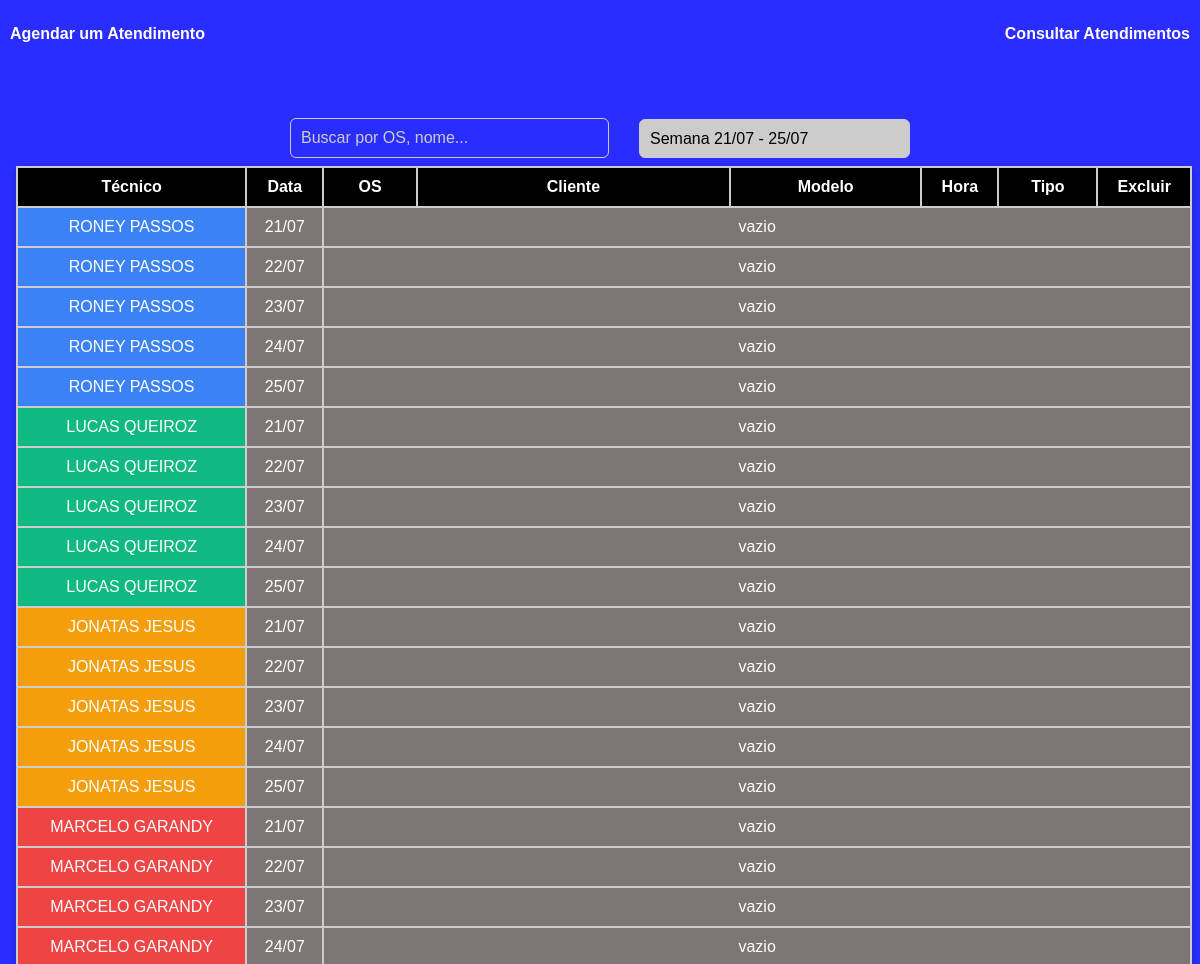
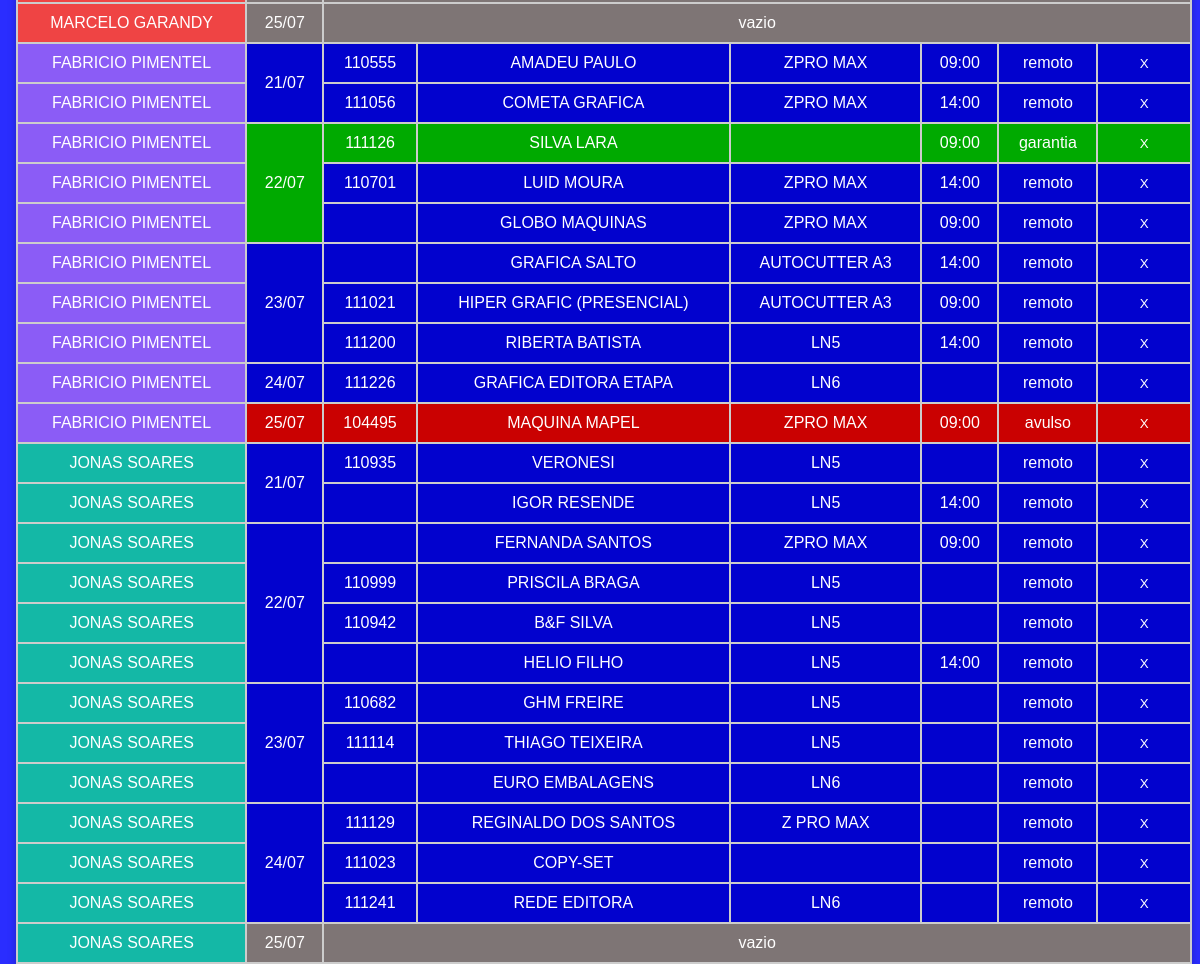
The page / on the database its author committed (2 pictures, top to bottom).
### tables this page shows
CREATE TABLE agendamentos (
        id INTEGER PRIMARY KEY AUTOINCREMENT,
        os TEXT NOT NULL,
        cliente TEXT NOT NULL,
        modelo TEXT NOT NULL,
        data TEXT NOT NULL,
        hora TEXT NOT NULL,
        tipo TEXT NOT NULL,
        tecnico TEXT NOT NULL
    );

### app.py (the view)
@app.route('/')
def mostrar_agendamentos():
    semanas_disponiveis = obter_semanas_disponiveis()
    semana_str = request.args.get("semana")
    if not semana_str:
        hoje = date.today()
        segunda = hoje - timedelta(days=hoje.weekday())  # segunda-feira da semana atual
        semana_str = segunda.strftime("%Y-%m-%d")
    inicio_semana = datetime.strptime(semana_str, "%Y-%m-%d")
    dias_semana = [inicio_semana.date() + timedelta(days=i) for i in range(5)]  # segunda a sexta
    tecnicos = [
        "RONEY PASSOS",
        "LUCAS QUEIROZ",
        "JONATAS JESUS",
        "MARCELO GARANDY",
        "FABRICIO PIMENTEL",
        "JONAS SOARES"
    ]
    conn = conectar_bd()
    cursor = conn.cursor()
    cursor.execute('''
        SELECT id, tecnico, data, hora, cliente, modelo, os, tipo FROM agendamentos
        WHERE data BETWEEN ? AND ?
    ''', (dias_semana[0], dias_semana[-1]))
    rows = cursor.fetchall()
    conn.close()
    agendamentos = defaultdict(lambda: defaultdict(list))
    for id_, tecnico, data, hora, cliente, modelo, os, tipo in rows:
        data = datetime.strptime(data, '%Y-%m-%d').date()
        agendamentos[tecnico][data].append({
            'id': id_,
            'tecnico': tecnico,
            'data': data,
            'hora': hora,
            'cliente': cliente,
            'modelo': modelo,
            'os': os,
            'tipo': tipo
        })
    return render_template(
        'index.html',
        tecnicos=tecnicos,
        agendamentos=agendamentos,
        dias_semana=dias_semana,
        semana=semana_str,
        semanas_disponiveis=semanas_disponiveis,
        timedelta=timedelta
    )

### app.py (called while the page is built)
def obter_semanas_disponiveis():
    conn = conectar_bd()
    cursor = conn.cursor()
    cursor.execute("SELECT DISTINCT data FROM agendamentos")
    datas = cursor.fetchall()
    conn.close()
    semanas_set = set()
    for (data_str,) in datas:
        data_obj = datetime.strptime(data_str, "%Y-%m-%d").date()
        segunda = data_obj - timedelta(days=data_obj.weekday())
        semanas_set.add(segunda)
    if not semanas_set:
        hoje = date.today()
        semana_base = hoje - timedelta(days=hoje.weekday())
        return [semana_base]
    semanas = sorted(semanas_set)
    ultima_semana = semanas[-1]
    semanas.append(ultima_semana + timedelta(days=7))
    return list(reversed(semanas))

def conectar_bd():
    return sqlite3.connect('agendamentos.db')

### templates/index.html (shortened to what this page needs)
<!DOCTYPE html>
<html lang="pt-br">
<head>
    <link rel="stylesheet" href="/static/css/style.css">
    <link rel="stylesheet" href="/static/css/consulta.css">
</head>
<body>
    <header>
        <nav>
            <ul>
                <li><a id="agendar" href="/agendar">Agendar um Atendimento</a></li>
                <li class="direita"><a id="consultar" href="/">Consultar Atendimentos</a></li>
            </ul>
        </nav>
    </header>
    <div class="filtros">
        <input type="text" id="pesquisa" placeholder="Buscar por OS, nome..." />
        <form method="get" action="/">
            <select name="semana" id="semana" onchange="this.form.submit()">
                {% for s in semanas_disponiveis %}
                <option value="{{ s.strftime('%Y-%m-%d') }}" {% if semana==s.strftime('%Y-%m-%d') %}selected{% endif %}>
                    Semana {{ s.strftime('%d/%m') }} - {{ s_fim.strftime('%d/%m') }}
                </option>
                {% endfor %}
            </select>
        </form>
    </div>
    <table border="1" id="tabela">
        <thead>
            <tr>
                <th>Técnico</th>
                <th>Data</th>
                <th>OS</th>
                <th>Cliente</th>
                <th>Modelo</th>
                <th>Hora</th>
                <th>Tipo</th>
                <th>Excluir</th>
            </tr>
        </thead>
        <tbody>
            {% for tecnico in tecnicos %}
            {% for dia in dias_semana %}
            {% set ags = agendamentos[tecnico][dia] %}
            {% if ags %}
            {% for ag in ags %}
            <tr class="{{ ag.tipo | lower }}">
                <td class="nome-tecnico tecnico-{{ tecnico | lower | replace(' ', '-') }}">
                    {{ tecnico }}
                </td>
                {% if loop.index0 == 0 %}
                <td rowspan="{{ ags | length }}">{{ dia.strftime('%d/%m') }}</td>
                {% endif %}
                <td contenteditable="true" class="editavel" data-id="{{ ag.id }}" data-campo="os">{{ ag.os }}</td>
                <td contenteditable="true" class="editavel" data-id="{{ ag.id }}" data-campo="cliente">{{ ag.cliente }}
                </td>
                <td contenteditable="true" class="editavel" data-id="{{ ag.id }}" data-campo="modelo">{{ ag.modelo }}
                </td>
                <td contenteditable="true" class="editavel" data-id="{{ ag.id }}" data-campo="hora">{{ ag.hora }}</td>
                <td>{{ ag.tipo }}</td>
                <td>
                    <button class="btn-apagar" data-id="{{ ag.id }}">X</button>
                </td>
            </tr>
            {% endfor %}
            {% else %}
            <tr class="vazio">
                <td class="nome-tecnico tecnico-{{ tecnico | lower | replace(' ', '-') }}">
                    {{ tecnico }}
                </td>
                <td>{{ dia.strftime('%d/%m') }}</td>
                <td colspan="6">vazio</td>
            </tr>
            {% endif %}
            {% endfor %}
            {% endfor %}
        </tbody>
    </table>
</body>
</html>

### static/css/style.css (style rules this page uses)
* { margin: 0; padding: 0; box-sizing: border-box; list-style: none; }
body { font-family: 'Poppins', sans-serif; background-color: #0004ffd5; background-size: cover; }
header { position: relative; width: 100vw; top: 0; padding: 20px 10px; z-index: 10; }
header nav ul { display: flex; justify-content: space-between; padding: 0; }
header nav ul li { position: relative; padding: 5px 0; }
header nav ul li a { color: #ffffff; text-decoration: none; font-weight: 600; transition: color 0.5s ease, font-weight 0.5s ease; }
header nav ul li::after { content: ''; position: absolute; left: 0; bottom: 0; width: 0; height: 2px; background-color: #00f7ff; transition: width 0.5s ease; }
header nav ul .direita { margin-left: auto; }

### static/css/consulta.css (style rules this page uses)
.filtros { position: relative; display: flex; justify-content: center; align-items: center; gap: 30px; margin-top: 50px; flex-wrap: wrap; z-index: 99999; }
input[type="text"] { color: #ffffff; background-color: transparent; }
input { padding: 10px 100px 10px 10px; font-size: 1rem; border-radius: 6px; border: 1px solid #ccc; top: 2vh; z-index: 9998; }
input::placeholder { color: #ccc; }
select { padding: 10px 100px 10px 10px; font-size: 1rem; border-radius: 6px; border: 1px solid #ccc; top: 2vh; z-index: 9999; background-color: #ccc; appearance: none; }
table { margin-top: 1vh; margin-left: 2vh; width: 98%; border-collapse: collapse; text-align: center; color: #fff; border: 2px solid rgba(255, 255, 255, .2); box-shadow: rgba(0, 0, 0, 0.24) 0px 3px 8px; }
thead { background-color: #000000; }
th, td { border: 2px solid #ccc; padding: 10px; }
th { background-color: transparent; }
.btn-apagar { background-color: transparent; color: #fff; border: none; height: 100%; width: 100%; }
.garantia { background-color: rgb(0, 170, 0); }
.avulso { background-color: rgb(202, 1, 1); }
.remoto { background-color: rgb(2, 2, 206); }
.vazio { background-color: #7e7575; }
.tecnico-roney-passos { background-color: #3b82f6; }
.tecnico-lucas-queiroz { background-color: #10b981; }
.tecnico-jonatas-jesus { background-color: #f59e0b; }
.tecnico-marcelo-garandy { background-color: #ef4444; }
.tecnico-fabricio-pimentel { background-color: #8b5cf6; }
.tecnico-jonas-soares { background-color: #14b8a6; }

### rows shown on the page
agendamentos: tecnico "FABRICIO PIMENTEL", strftime "21/07", os "110555", cliente "AMADEU PAULO", modelo "ZPRO MAX", hora "09:00", tipo "remoto"
agendamentos: tecnico "FABRICIO PIMENTEL", os "111056", cliente "COMETA GRAFICA", modelo "ZPRO MAX", hora "14:00", tipo "remoto"
agendamentos: tecnico "FABRICIO PIMENTEL", strftime "22/07", os "111126", cliente "SILVA LARA", hora "09:00", tipo "garantia"
agendamentos: tecnico "FABRICIO PIMENTEL", os "110701", cliente "LUID MOURA", modelo "ZPRO MAX", hora "14:00", tipo "remoto"
agendamentos: tecnico "FABRICIO PIMENTEL", cliente "GLOBO MAQUINAS", modelo "ZPRO MAX", hora "09:00", tipo "remoto"
agendamentos: tecnico "FABRICIO PIMENTEL", strftime "23/07", cliente "GRAFICA SALTO", modelo "AUTOCUTTER A3", hora "14:00", tipo "remoto"
agendamentos: tecnico "FABRICIO PIMENTEL", os "111021", cliente "HIPER GRAFIC (PRESENCIAL)", modelo "AUTOCUTTER A3", hora "09:00", tipo "remoto"
agendamentos: tecnico "FABRICIO PIMENTEL", os "111200", cliente "RIBERTA BATISTA", modelo "LN5", hora "14:00", tipo "remoto"
agendamentos: tecnico "FABRICIO PIMENTEL", strftime "24/07", os "111226", cliente "GRAFICA EDITORA ETAPA", modelo "LN6", tipo "remoto"
agendamentos: tecnico "FABRICIO PIMENTEL", strftime "25/07", os "104495", cliente "MAQUINA MAPEL", modelo "ZPRO MAX", hora "09:00", tipo "avulso"
agendamentos: tecnico "JONAS SOARES", strftime "21/07", os "110935", cliente "VERONESI", modelo "LN5", tipo "remoto"
agendamentos: tecnico "JONAS SOARES", cliente "IGOR RESENDE", modelo "LN5", hora "14:00", tipo "remoto"
agendamentos: tecnico "JONAS SOARES", strftime "22/07", cliente "FERNANDA SANTOS", modelo "ZPRO MAX", hora "09:00", tipo "remoto"
agendamentos: tecnico "JONAS SOARES", os "110999", cliente "PRISCILA BRAGA", modelo "LN5", tipo "remoto"
agendamentos: tecnico "JONAS SOARES", os "110942", cliente "B&F SILVA", modelo "LN5", tipo "remoto"
agendamentos: tecnico "JONAS SOARES", cliente "HELIO FILHO", modelo "LN5", hora "14:00", tipo "remoto"
agendamentos: tecnico "JONAS SOARES", strftime "23/07", os "110682", cliente "GHM FREIRE", modelo "LN5", tipo "remoto"
agendamentos: tecnico "JONAS SOARES", os "111114", cliente "THIAGO TEIXEIRA", modelo "LN5", tipo "remoto"
agendamentos: tecnico "JONAS SOARES", cliente "EURO EMBALAGENS", modelo "LN6", tipo "remoto"
agendamentos: tecnico "JONAS SOARES", strftime "24/07", os "111129", cliente "REGINALDO DOS SANTOS", modelo "Z PRO MAX", tipo "remoto"
agendamentos: tecnico "JONAS SOARES", os "111023", cliente "COPY-SET", tipo "remoto"
agendamentos: tecnico "JONAS SOARES", os "111241", cliente "REDE EDITORA", modelo "LN6", tipo "remoto"

### other values the page prints
{{ tecnico }} "RONEY PASSOS" "RONEY PASSOS" "RONEY PASSOS" "RONEY PASSOS" "RONEY PASSOS" "LUCAS QUEIROZ" "LUCAS QUEIROZ" "LUCAS QUEIROZ" "LUCAS QUEIROZ" "LUCAS QUEIROZ" "JONATAS JESUS" "JONATAS JESUS" "JONATAS JESUS" "JONATAS JESUS" "JONATAS JESUS" "MARCELO GARANDY" "MARCELO GARANDY" "MARCELO GARANDY" "MARCELO GARANDY" "MARCELO GARANDY" "JONAS SOARES"
{{ dia.strftime('%d/%m') }} "21/07" "22/07" "23/07" "24/07" "25/07" "21/07" "22/07" "23/07" "24/07" "25/07" "21/07" "22/07" "23/07" "24/07" "25/07" "21/07" "22/07" "23/07" "24/07" "25/07" "25/07"
